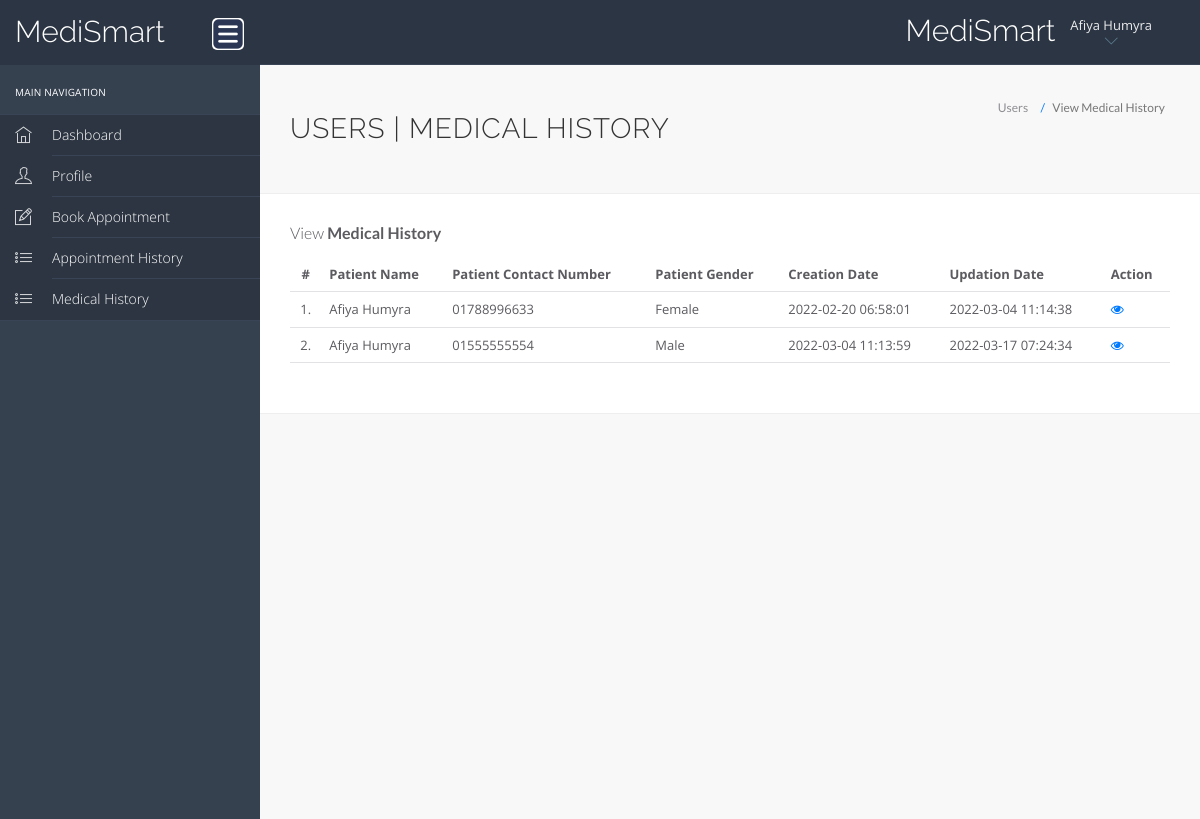
Page /hms/manage-medhistory.php (signed in) on the earlier database version.
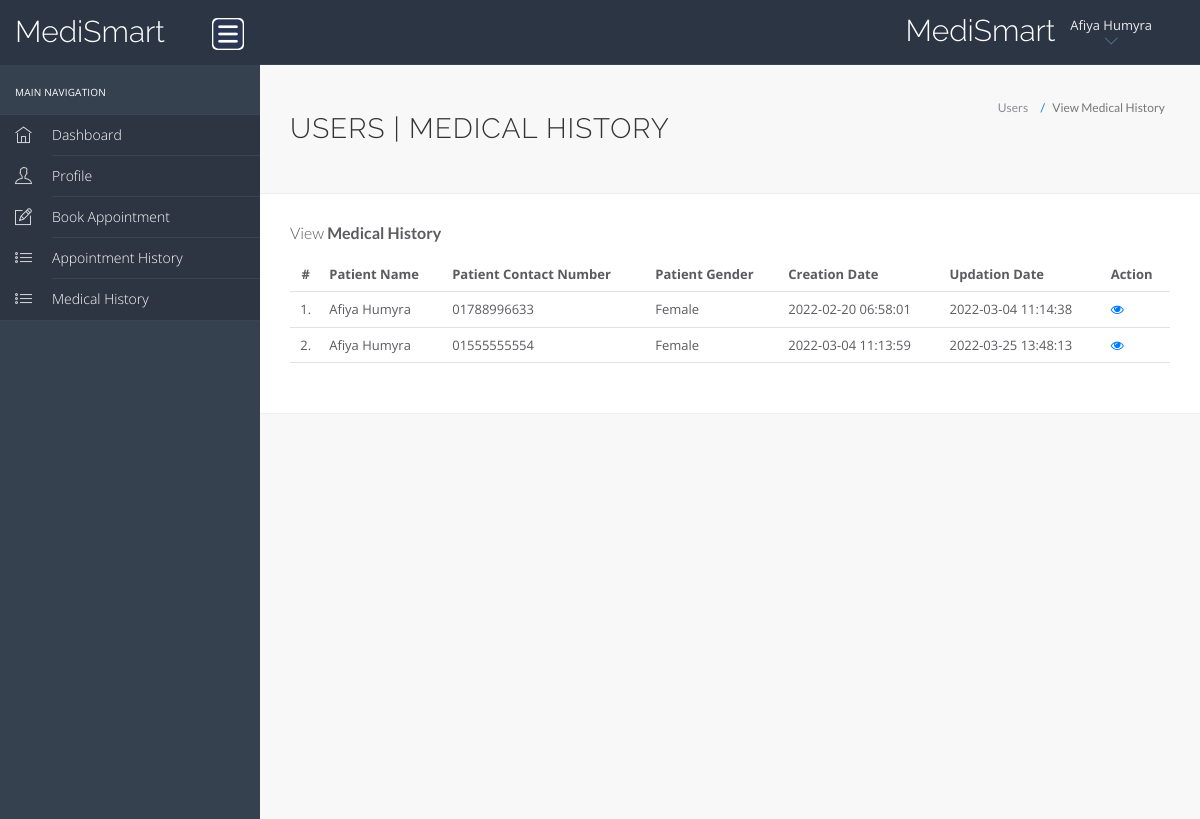
Same page on the later database version.
### tables this page shows
CREATE TABLE `tblpatient` (
  `ID` int(10) NOT NULL,
  `Docid` int(10) DEFAULT NULL,
  `PatientName` varchar(200) DEFAULT NULL,
  `PatientContno` varchar(13) DEFAULT NULL,
  `PatientEmail` varchar(200) DEFAULT NULL,
  `PatientGender` varchar(50) DEFAULT NULL,
  `PatientAdd` mediumtext DEFAULT NULL,
  `PatientAge` int(10) DEFAULT NULL,
  `PatientMedhis` mediumtext DEFAULT NULL,
  `CreationDate` timestamp NULL DEFAULT current_timestamp(),
  `UpdationDate` timestamp NULL DEFAULT NULL ON UPDATE current_timestamp()
);

### hms/manage-medhistory.php (the view, shortened to what this page needs)
<?php
include('include/config.php');
?>
<!DOCTYPE html>
<html lang="en">
<head>
    <link rel="stylesheet" href="vendor/bootstrap/css/bootstrap.min.css">
    <link rel="stylesheet" href="vendor/fontawesome/css/font-awesome.min.css">
    <link rel="stylesheet" href="vendor/themify-icons/themify-icons.min.css">
    <link href="vendor/animate.css/animate.min.css" rel="stylesheet" media="screen">
    <link href="vendor/perfect-scrollbar/perfect-scrollbar.min.css" rel="stylesheet" media="screen">
    <link href="vendor/switchery/switchery.min.css" rel="stylesheet" media="screen">
    <link href="vendor/bootstrap-touchspin/jquery.bootstrap-touchspin.min.css" rel="stylesheet" media="screen">
    <link href="vendor/select2/select2.min.css" rel="stylesheet" media="screen">
    <link href="vendor/bootstrap-datepicker/bootstrap-datepicker3.standalone.min.css" rel="stylesheet" media="screen">
    <link href="vendor/bootstrap-timepicker/bootstrap-timepicker.min.css" rel="stylesheet" media="screen">
    <link rel="stylesheet" href="assets/css/styles.css">
    <link rel="stylesheet" href="assets/css/plugins.css">
    <link rel="stylesheet" href="assets/css/themes/theme-5.css" id="skin_color" />
</head>
<body>
    <div id="app">
        <?php include('include/sidebar.php');?>
        <div class="app-content">
            <?php include('include/header.php');?>
            <div class="main-content">
                <div class="wrap-content container" id="container">
                    <section id="page-title">
                        <div class="row">
                            <div class="col-sm-8">
                                <h1 class="mainTitle">Users | Medical History</h1>
                            </div>
                            <ol class="breadcrumb">
                                <li>
                                    <span>Users</span>
                                </li>
                                <li class="active">
                                    <span>View Medical History</span>
                                </li>
                            </ol>
                        </div>
                    </section>
                    <div class="container-fluid container-fullw bg-white">
                        <div class="row">
                            <div class="col-md-12">
                                <h5 class="over-title margin-bottom-15">View <span class="text-bold">Medical
                                        History</span></h5>
                                <table class="table table-hover" id="sample-table-1">
                                    <thead>
                                        <tr>
                                            <th class="center">#</th>
                                            <th>Patient Name</th>
                                            <th>Patient Contact Number</th>
                                            <th>Patient Gender </th>
                                            <th>Creation Date </th>
                                            <th>Updation Date </th>
                                            <th>Action</th>
                                        </tr>
                                    </thead>
                                    <tbody>
                                        <?php
$uid=$_SESSION['id'];
$sql=mysqli_query($con,"select tblpatient.* from tblpatient join users on users.email=tblpatient.PatientEmail where users.id='$uid'");
$cnt=1;
while($row=mysqli_fetch_array($sql))
{
?>
                                        <tr>
                                            <td class="center"><?php echo $cnt;?>.</td>
                                            <td class="hidden-xs"><?php echo $row['PatientName'];?></td>
                                            <td><?php echo $row['PatientContno'];?></td>
                                            <td><?php echo $row['PatientGender'];?></td>
                                            <td><?php echo $row['CreationDate'];?></td>
                                            <td><?php echo $row['UpdationDate'];?>
                                            </td>
                                            <td>
                                                <a href="view-medhistory.php?viewid=<?php echo $row['ID'];?>"><i
                                                        class="fa fa-eye"></i></a>
                                            </td>
                                        </tr>
                                        <?php
$cnt=$cnt+1;
 }?>
                                    </tbody>
                                </table>
                            </div>
                        </div>
                    </div>
                </div>
            </div>
        </div>
    </div>
    <?php include('include/footer.php');?>
</body>
</html>

Differences in the rows shown:
changed tblpatient (number 2 of 2 on the later page): PatientGender "Male" → "Female"; UpdationDate "2022-03-17 07:24:34" → "2022-03-25 13:48:13"
